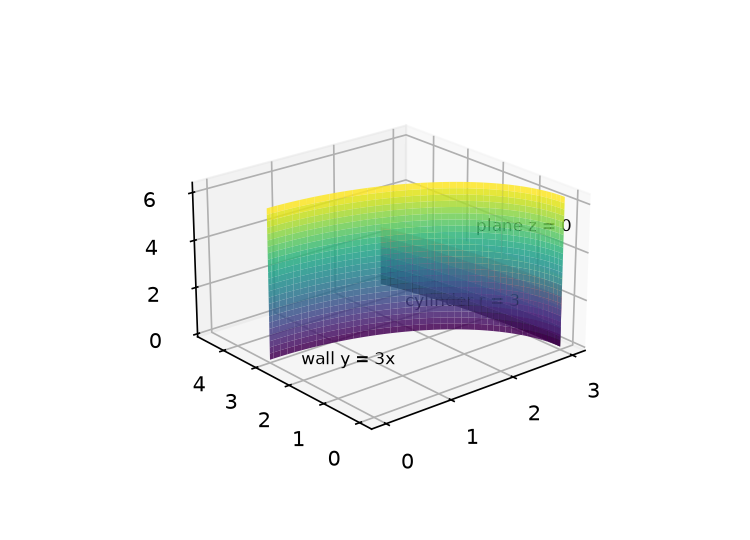

The Python source for this figure:
"""Figure for 15.7.50: the solid E under the first octant."""
import matplotlib
matplotlib.use('Agg')
import matplotlib.pyplot as plt
import numpy as np

fig = plt.figure(figsize=(5, 3.6))
ax = fig.add_subplot(111, projection='3d')
th = np.linspace(0, np.pi/2, 90); ph = np.linspace(0, np.pi/2, 25)
T, P = np.meshgrid(th, ph)
ax.plot_surface(3*np.cos(T), 3*np.sin(T), 4*P, cmap='viridis', alpha=0.85)
thw = np.linspace(0, np.pi/6, 30); zw = np.linspace(0, 3, 8)
TW, ZW = np.meshgrid(thw, zw)
ax.plot_surface(3*np.cos(TW), 9*np.sin(TW), ZW, cmap='magma', alpha=0.85)
ax.text2D(0.55, 0.42, "cylinder r = 3", transform=ax.transAxes, fontsize=8)
ax.text2D(0.30, 0.28, "wall y = 3x", transform=ax.transAxes, fontsize=8)
ax.text2D(0.72, 0.60, "plane z = 0", transform=ax.transAxes, fontsize=8)
ax.set_box_aspect((1, 1, 0.6)); ax.view_init(22, 230)
fig.savefig("solution/part1_figure1.png", dpi=150)
fig.canvas.draw()
renderer = fig.canvas.get_renderer()
artists = list(ax.texts) + ([ax.get_legend()] if ax.get_legend() else [])
for artist in artists:
    box = artist.get_window_extent(renderer)
    name = artist.get_text() if hasattr(artist, "get_text") else "legend"
    assert ax.bbox.x0 - 1 <= box.x0 and box.x1 <= ax.bbox.x1 + 1, name
    assert ax.bbox.y0 - 1 <= box.y0 and box.y1 <= ax.bbox.y1 + 1, name
print("figure saved")
